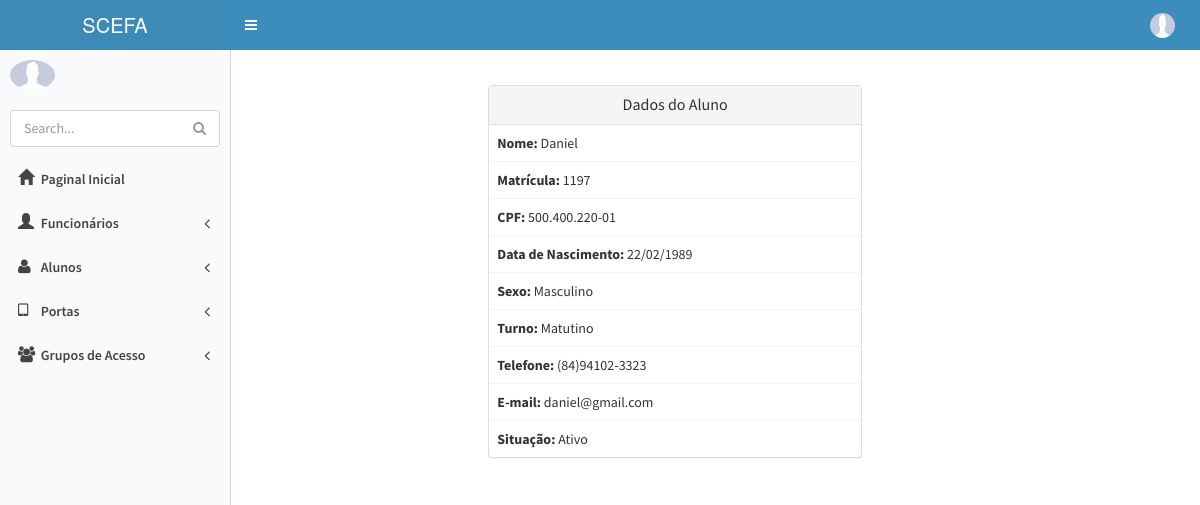
The app's page /aluno/detail/6 (signed in) with its own data.
### appPonto/models.py (models this page shows, shortened)
class Pessoa(User):
    nome = models.CharField("Nome", max_length=255)
    cpf = models.CharField('CPF', max_length=14, unique=True)
    sexos = (('Masculino', 'Masculino'),
             ('Feminino', 'Feminino'),)
    sexo = models.CharField(max_length=30, choices=sexos)
    Email = models.EmailField("E-mail", max_length=200)
    telefone = models.CharField("Telefone", max_length=20)
    dataNascimento = models.DateField('Data de Nascimento', max_length=10)
    endereco = models.CharField('Endereço', max_length=200, null=True)
    id_digital = models.IntegerField(null=True, blank=True, unique=True)
    img_dital = models.CharField(null=True, max_length=100, blank=True)
    Situacoes = (
        ('Ativo', 'Ativo'),
        ('Desativado', 'Desativado'),
    )
    situacao = models.CharField('Situação',
                                max_length=30,
                                choices=Situacoes,
                                )
    foto = models.ImageField(
        upload_to='fotos', verbose_name='foto',
        null=True, blank=True)
    class Meta: permissions = (('view_pessoa', 'Can see pessoa'),)

### appAlunos/models.py (models this page shows, shortened)
class Aluno(Pessoa):
    Turnos = (
        ('Matutino', 'Matutino'),
        ('Vespetino', 'Vespetino'),
        ('Noturno', 'Noturno'),
    )
    turno_aula = models.CharField(
        max_length=30,
        choices=Turnos,
    )
    matricula = models.CharField("Matricula", max_length=20, unique=True)
    class Meta: permissions = (('view_aluno', 'Can see aluno'),)

### appAlunos/views.py (the view)
# urls.py: url(r'^aluno/detail/(?P<pk>\d+)$', aluno_detail, name='aluno_detail'),
@permission_required('appAlunos.view_aluno', login_url='erro_permissao')
def aluno_detail(request, pk):
    try:
        aluno = Aluno.objects.get(id=pk)
        return render(request, 'Aluno/exibirAluno.html', {'aluno': aluno})
    except Aluno:
        mensagem = {
            'mensagem': 'O Aluno não existe'}
        return render(request, 'utils/pagina_erro.html', mensagem)

### templates/Aluno/exibirAluno.html
{% extends 'base.html' %}
{% block conteudo %}
    <br>
    <div class="col-sm-5 col-sm-offset-3">
        <div class="panel panel-default">
            <div class="panel-heading">
                <h3 class="panel-title" style="text-align: center;">Dados do Aluno</h3>
            </div>
            <table class="table table-bordered">
                <tr>
                    <td><b>Nome:</b> {{ aluno.nome }}</td>
                </tr>
                <tr>
                    <td><b>Matrícula:</b> {{ aluno.matricula }}</td>
                </tr>
                <tr>
                    <td><b>CPF:</b> {{ aluno.cpf }}</td>
                </tr>
                <tr>
                    <td><b>Data de Nascimento:</b> {{ aluno.dataNascimento |date:"d/m/Y"  }}</td>
                </tr>
                <tr>
                    <td><b>Sexo:</b> {{ aluno.sexo }}</td>
                </tr>
                <tr>
                    <td><b>Turno:</b> {{ aluno.turno_aula }}</td>
                </tr>
                <tr>
                    <td><b>Telefone:</b> {{ aluno.telefone }}</td>
                </tr>
                <tr>
                    <td><b>E-mail:</b> {{ aluno.Email }}</td>
                </tr>
                <tr>
                    <td><b>Situação:</b> {{ aluno.situacao }}</td>
                </tr>
            </table>
        </div>
    </div>
{% endblock %}

### templates/base.html (style rules this page uses)
body { background-color: blue; }

### records on screen
Pessoa: nome "Daniel", cpf "500.400.220-01", dataNascimento "22/02/1989", sexo "Masculino", telefone "(84)94102-3323", Email "daniel@gmail.com", situacao "Ativo"
Aluno: matricula "1197", turno_aula "Matutino"
